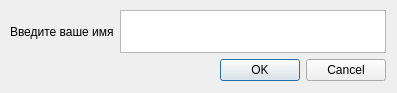
<?xml version="1.0" encoding="UTF-8"?>
<ui version="4.0">
 <class>authorization</class>
 <widget class="QDialog" name="authorization">
  <property name="geometry">
   <rect>
    <x>0</x>
    <y>0</y>
    <width>397</width>
    <height>93</height>
   </rect>
  </property>
  <property name="minimumSize">
   <size>
    <width>397</width>
    <height>93</height>
   </size>
  </property>
  <property name="maximumSize">
   <size>
    <width>397</width>
    <height>93</height>
   </size>
  </property>
  <property name="windowTitle">
   <string>Dialog</string>
  </property>
  <widget class="QWidget" name="">
   <property name="geometry">
    <rect>
     <x>10</x>
     <y>10</y>
     <width>376</width>
     <height>71</height>
    </rect>
   </property>
   <layout class="QGridLayout" name="gridLayout_2">
    <item row="0" column="0">
     <layout class="QGridLayout" name="gridLayout">
      <item row="0" column="0">
       <widget class="QLabel" name="label">
        <property name="text">
         <string>Введите ваше имя</string>
        </property>
       </widget>
      </item>
      <item row="0" column="1">
       <widget class="QTextEdit" name="textEdit_name"/>
      </item>
     </layout>
    </item>
    <item row="1" column="0">
     <widget class="QDialogButtonBox" name="buttonBox">
      <property name="orientation">
       <enum>Qt::Horizontal</enum>
      </property>
      <property name="standardButtons">
       <set>QDialogButtonBox::Cancel|QDialogButtonBox::Ok</set>
      </property>
     </widget>
    </item>
   </layout>
  </widget>
 </widget>
 <resources/>
 <connections>
  <connection>
   <sender>buttonBox</sender>
   <signal>accepted()</signal>
   <receiver>authorization</receiver>
   <slot>accept()</slot>
   <hints>
    <hint type="sourcelabel">
     <x>248</x>
     <y>254</y>
    </hint>
    <hint type="destinationlabel">
     <x>157</x>
     <y>274</y>
    </hint>
   </hints>
  </connection>
  <connection>
   <sender>buttonBox</sender>
   <signal>rejected()</signal>
   <receiver>authorization</receiver>
   <slot>reject()</slot>
   <hints>
    <hint type="sourcelabel">
     <x>316</x>
     <y>260</y>
    </hint>
    <hint type="destinationlabel">
     <x>286</x>
     <y>274</y>
    </hint>
   </hints>
  </connection>
 </connections>
</ui>
